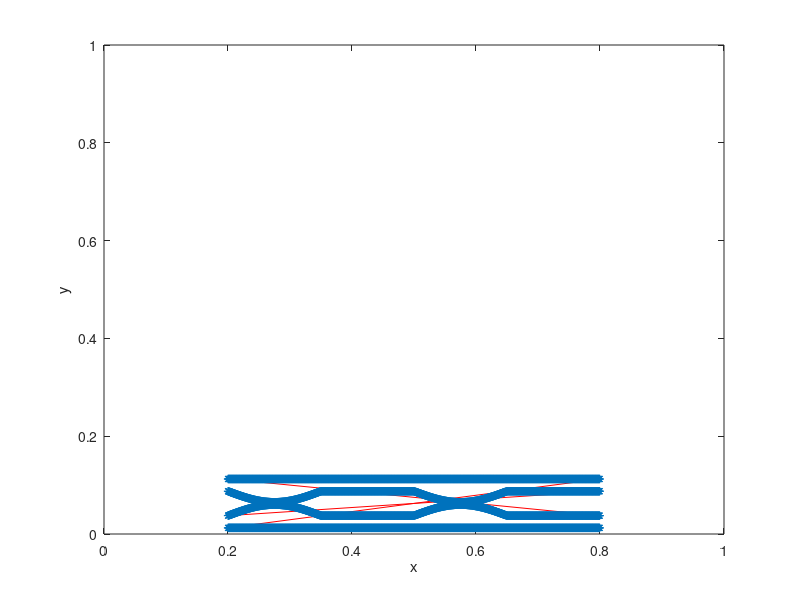

Write MATLAB code to recreate this figure.
%-------------------------------------------------------------------------------------------------------------------%
%
% IB2d is an Immersed Boundary Code (IB) for solving fully coupled non-linear 
% 	fluid-structure interaction models. This version of the code is based off of
%	Peskin's Immersed Boundary Method Paper in Acta Numerica, 2002.
%
% Author: Nicholas A. Battista
% Email:  nickabattista@gmail.com
% Date Created: September 9th, 2016
% Institution: UNC-CH
%
% This code is capable of creating Lagrangian Structures using:
% 	1. Springs
% 	2. Beams (torsional springs, non-invariant beams)
% 	3. Target Points
%	4. Muscle-Model (combined Force-Length-Velocity model, "HIll+(Length-Tension)")
%
% One is able to update those Lagrangian Structure parameters, e.g., spring constants, resting lengths, etc
% 
% There are a number of built in Examples, mostly used for teaching purposes. 
% 
% If you would like us to add a specific muscle model, please let Nick (nickabattista@gmail.com) know.
%
%--------------------------------------------------------------------------------------------------------------------%

%%%%%%%%%%%%%%%%%%%%%%%%%%%%%%%%%%%%%%%%%%%%%%%%%%%%%%%%%%%%%%%%%%%%%%%%%%%%%%%%%%%%%%
%
% FUNCTION: creates the geometry and prints associated input files
%
%%%%%%%%%%%%%%%%%%%%%%%%%%%%%%%%%%%%%%%%%%%%%%%%%%%%%%%%%%%%%%%%%%%%%%%%%%%%%%%%%%%%%%

function Make_Your_Geometry_and_Input_Files()

%
% Grid Parameters (MAKE SURE MATCHES IN input2d !!!)
%
Nx =  1024;      % # of Eulerian Grid Pts. in x-Direction (MUST BE EVEN!!!)
Lx = 1.0;        % Length of Eulerian Grid in x-Direction
dx = Lx/Nx;      % Grid spatial resolution

Ny = 128;        % # of Eulerian Grid Pts. in y-Direction (MUST BE EVEN!!!)
Ly = 0.125;      % Length of Eulerian Grid in y-Direction

%
% Immersed Structure Geometric / Dynamic Parameters %
%
ds = 0.5*dx;                % Lagrangian Pt. Spacing (2x resolution of Eulerian grid)
struct_name = 'sea_spider'; % Name for .vertex, .spring, etc files. (must match what's in 'input2d')
legD = 0.1;                 % leg diameter
gutD = 0.5*0.1;             % gut diameter

% Call function to construct geometry
[xLag,yLag,Ninfo] = give_Me_Immsersed_Boundary_Geometry(ds,Nx,Lx,legD,gutD);

% Call function to construct initial background concentration
[Concentration,~] = give_Me_Initial_Concentration(Lx,Ly,Nx,Ny,dx,legD,gutD);


% Plot Geometry to test
plot(xLag,yLag,'r-'); hold on;
plot(xLag,yLag,'*'); hold on;
xlabel('x'); ylabel('y');
axis([0 Lx 0 Lx]);

% Prints USEFUL INFO FOR UPDATE_SPRINGS to screen:
fprintf('\n\n USEFUL FOR UPDATE_SPRINGS: \n');
fprintf(' gutD: %d  (gut diameter)\n',gutD);
fprintf(' Ninfo(1): %d  (# of pts on top of gut)\n',Ninfo(1));
fprintf(' Ninfo(2): %d  (# of pts in gut)\n',Ninfo(2));
fprintf(' Ninfo(3): %d  (# of pts before bottom of gut)\n\n\n',Ninfo(3));

% Prints .vertex file!
print_Lagrangian_Vertices(xLag,yLag,struct_name);


% Prints .spring file!
k_Spring_Adj = 2e6;                 % Spring stiffness (adjacent lag. pts)
k_Spring_Across = 2.5e2;                % Spring stiffness (across)
ds_Adj = ds;                          % Spring resting length (adjacent)
ds_Across = legD;                     % Spring resting length (across)
print_Lagrangian_Springs(xLag,yLag,k_Spring_Adj,k_Spring_Across,ds_Adj,ds_Across,struct_name,Ninfo)


% Prints .beam file!
k_Beam = 1e7;               % Beam Stiffness (does not need to be equal for all beams)
C = 0;                      % "Curvature" of initial configuration
print_Lagrangian_Beams(xLag,yLag,k_Beam,C,struct_name,Ninfo);


% Prints .target file!
k_Target = 2e5;
print_Lagrangian_Target_Pts(xLag,k_Target,struct_name,Ninfo);

% Prints .porous file!
alpha = 1e-1; 
print_Lagrangian_Porosity(xLag,alpha,struct_name,Ninfo)

% Prints .concentration file!
kDiffusion = 1e-6;
print_Concentration_Info(Nx,Ny,Concentration,kDiffusion,struct_name);


%%%%%%%%%%%%%%%%%%%%%%%%%%%%%%%%%%%%%%%%%%%%%%%%%%%%%%%%%%%%%%%%%%%%%%%%
%
% FUNCTION: prints VERTEX points to a file called 'struct_name'.vertex
%
%%%%%%%%%%%%%%%%%%%%%%%%%%%%%%%%%%%%%%%%%%%%%%%%%%%%%%%%%%%%%%%%%%%%%%%%

function print_Lagrangian_Vertices(xLag,yLag,struct_name)

    N = length(xLag); % Total # of Lag. Pts

    vertex_fid = fopen([struct_name '.vertex'], 'w');

    fprintf(vertex_fid, '%d\n', N );

    %Loops over all Lagrangian Pts.
    for s = 1:N
        X_v = xLag(s);
        Y_v = yLag(s);
        fprintf(vertex_fid, '%1.16e %1.16e\n', X_v, Y_v);
    end

    fclose(vertex_fid);

    
%%%%%%%%%%%%%%%%%%%%%%%%%%%%%%%%%%%%%%%%%%%%%%%%%%%%%%%%%%%%%%%%%%%%%%%%
%
% FUNCTION: prints TARGET points to a file called 'struct_name'.target
%
%%%%%%%%%%%%%%%%%%%%%%%%%%%%%%%%%%%%%%%%%%%%%%%%%%%%%%%%%%%%%%%%%%%%%%%%

function print_Lagrangian_Target_Pts(xLag,k_Target,struct_name,Ninfo)

    % Ninfo(2): # of lag. pts. before leg (outer tube) geometry

    N = length(xLag)-Ninfo(2);

    target_fid = fopen([struct_name '.target'], 'w');

    fprintf(target_fid, '%d\n', N );

    % Hold ends of gut in place
    fprintf(target_fid, '%d %1.16e\n', 1, k_Target);
    fprintf(target_fid, '%d %1.16e\n', Ninfo(1), k_Target);
    fprintf(target_fid, '%d %1.16e\n', Ninfo(1)+1, k_Target);    
    fprintf(target_fid, '%d %1.16e\n', Ninfo(2), k_Target);

    
    %Loops over all Lagrangian Pts.
    for s = Ninfo(2)+1:length(xLag)
        fprintf(target_fid, '%d %1.16e\n', s, k_Target);
    end

    fclose(target_fid);   

%%%%%%%%%%%%%%%%%%%%%%%%%%%%%%%%%%%%%%%%%%%%%%%%%%%%%%%%%%%%%%%%%%%%%%%%
%
% FUNCTION: prints POROSITY points to a file called 'struct_name'.porous
%
%%%%%%%%%%%%%%%%%%%%%%%%%%%%%%%%%%%%%%%%%%%%%%%%%%%%%%%%%%%%%%%%%%%%%%%%

function print_Lagrangian_Porosity(xLag,alpha,struct_name,Ninfo)

    % Ninfo(2): # of lag. pts. before leg (outer tube) geometry

    N = length(xLag)-Ninfo(2);
    
    porous_fid = fopen([struct_name '.porous'], 'w');

    fprintf(porous_fid, '%d\n', N );

    %Loops over all Lagrangian Pts.
    for s = Ninfo(2)+1:length(xLag)
        if s == Ninfo(2)+1
            fprintf(porous_fid, '%d %1.16e %1.16e\n', s, alpha,-2);      
        elseif s == Ninfo(2)+2
            fprintf(porous_fid, '%d %1.16e %1.16e\n', s, alpha,-1);
        elseif s== Ninfo(3)-1
            fprintf(porous_fid, '%d %1.16e %1.16e\n', s, alpha,1);
        elseif s==Ninfo(3)
            fprintf(porous_fid, '%d %1.16e %1.16e\n', s, alpha,2);
        elseif s == Ninfo(3)+1
            fprintf(porous_fid, '%d %1.16e %1.16e\n', s, alpha,-2);      
        elseif s == Ninfo(3)+2
            fprintf(porous_fid, '%d %1.16e %1.16e\n', s, alpha,-1);
        elseif s== length(xLag)-1
            fprintf(porous_fid, '%d %1.16e %1.16e\n', s, alpha,1);
        elseif s== length(xLag)
            fprintf(porous_fid, '%d %1.16e %1.16e\n', s, alpha,2);
        else
            fprintf(porous_fid, '%d %1.16e %1.16e\n', s, alpha,0);
        end
    end

    fclose(porous_fid); 

%%%%%%%%%%%%%%%%%%%%%%%%%%%%%%%%%%%%%%%%%%%%%%%%%%%%%%%%%%%%%%%%%%%%%%%%
%
% FUNCTION: prints CONCENTRATION INFO to file called
%           'struct_name'.concentration
%
%%%%%%%%%%%%%%%%%%%%%%%%%%%%%%%%%%%%%%%%%%%%%%%%%%%%%%%%%%%%%%%%%%%%%%%%
    
function print_Concentration_Info(Nx,Ny,C,kDiffusion,struct_name)

    con_fid = fopen([struct_name '.concentration'], 'w');

    fprintf(con_fid, '%d\n', kDiffusion );

    for i=1:Ny
        for j=1:Nx
            fprintf(con_fid, '%1.16e ', C(i,j) );
        end
        fprintf(con_fid,'\n');
    end    
        
    
%%%%%%%%%%%%%%%%%%%%%%%%%%%%%%%%%%%%%%%%%%%%%%%%%%%%%%%%%%%%%%%%%%%%%%%%
%
% FUNCTION: prints SPRING points to a file called 'struct_name'.spring
%
%%%%%%%%%%%%%%%%%%%%%%%%%%%%%%%%%%%%%%%%%%%%%%%%%%%%%%%%%%%%%%%%%%%%%%%%

function print_Lagrangian_Springs(xLag,yLag,k_Spring_Adj,k_Spring_Across,ds_Adj,ds_Across,struct_name,Ninfo)

    N = Ninfo(2)-2 + Ninfo(1); % adjacent and then across

    spring_fid = fopen([struct_name '.spring'], 'w');

    fprintf(spring_fid, '%d\n', N );    % Print # of springs 

    %SPRINGS ACROSS GUT
    for s = 1:Ninfo(1)
        sTOP = s;
        sBOT = s+Ninfo(1);
        ds_Across = sqrt( (xLag(sTOP)-xLag(sBOT))^2 + (yLag(sTOP)-yLag(sBOT))^2 );
        fprintf(spring_fid, '%d %d %1.16e %1.16e\n', sTOP, sBOT, k_Spring_Across, ds_Across);  
    end
    
    
    %SPRINGS ADJACENT VERTICES (top)
    for s = 1:Ninfo(1)-1
        fprintf(spring_fid, '%d %d %1.16e %1.16e\n', s, s+1, k_Spring_Adj, ds_Adj);  
    end
    
    %SPRINGS ADJACENT VERTICES (bot)
    for s = Ninfo(1)+1:Ninfo(2)-1
        fprintf(spring_fid, '%d %d %1.16e %1.16e\n', s, s+1, k_Spring_Adj, ds_Adj);  
    end
    

    fclose(spring_fid);      

    
    
%%%%%%%%%%%%%%%%%%%%%%%%%%%%%%%%%%%%%%%%%%%%%%%%%%%%%%%%%%%%%%%%%%%%%%%%%%%%%%%%%%%%%
%
% FUNCTION: prints BEAM (Torsional Spring) points to a file called 'struct_name'.beam
%
%%%%%%%%%%%%%%%%%%%%%%%%%%%%%%%%%%%%%%%%%%%%%%%%%%%%%%%%%%%%%%%%%%%%%%%%%%%%%%%%%%%%%

function print_Lagrangian_Beams(xLag,yLag,k_Beam,C,struct_name,Ninfo)

    % k_Beam: beam stiffness
    % C: beam curvature
    
    N = Ninfo(2)-4; % among adjacent lag points

    beam_fid = fopen([struct_name '.beam'], 'w');

    fprintf(beam_fid, '%d\n', N );

    %spring_force = kappa_spring*ds/(ds^2);

    %BEAMS BETWEEN VERTICES (TOP)
    for s = 2:Ninfo(1)-1
        fprintf(beam_fid, '%d %d %d %1.16e %1.16e\n',s-1, s, s+1, k_Beam, C );  
    end
    
    %BEAMS BETWEEN VERTICES (BOT)
    for s = Ninfo(1)+2:Ninfo(2)-1
        fprintf(beam_fid, '%d %d %d %1.16e %1.16e\n',s-1, s, s+1, k_Beam, C );  
    end
    
   
    fclose(beam_fid); 
    
    
    
%%%%%%%%%%%%%%%%%%%%%%%%%%%%%%%%%%%%%%%%%%%%%%%%%%%%%%%%%%%%%%%%%%%%%%%%
%
% FUNCTION: computes "curvature" of starting configuration
% 
% NOTE: not curvature in the traditional geometric sense, in the 'discrete'
% sense through cross product.
%
% NOTE: assumes a CLOSED structure
%
%%%%%%%%%%%%%%%%%%%%%%%%%%%%%%%%%%%%%%%%%%%%%%%%%%%%%%%%%%%%%%%%%%%%%%%%

function C = compute_Curvatures(xLag,yLag)

N = length(xLag);
C = zeros( N );

%Note: needs to be done same order as you print .beam file!
for i=1:N
   
   % Pts Xp -> Xq -> Xr (same as beam force calc.)
   
   if ( (i > 1) && (i < N) )
   
        Xp = xLag(i-1); Xq = xLag(i); Xr = xLag(i+1);
        Yp = yLag(i-1); Yq = yLag(i); Yr = yLag(i+1);
   
   elseif (i==1)
       
        Xp = xLag(N); Xq = xLag(i); Xr = xLag(i+1);
        Yp = yLag(N); Yq = yLag(i); Yr = yLag(i+1);
       
   elseif (i==N)
       
        Xp = xLag(N-1); Xq = xLag(N); Xr = xLag(1);
        Yp = yLag(N-1); Yq = yLag(N); Yr = yLag(1);
       
   end
       
   C(i) = (Xr-Xq)*(Yq-Yp) - (Yr-Yq)*(Xq-Xp); %Cross product btwn vectors
      
end
    
    
%%%%%%%%%%%%%%%%%%%%%%%%%%%%%%%%%%%%%%%%%%%%%%%%%%%%%%%%%%%%%%%%%%%%%%%%%
%
% FUNCTION: creates the Lagrangian structure geometry
%
%%%%%%%%%%%%%%%%%%%%%%%%%%%%%%%%%%%%%%%%%%%%%%%%%%%%%%%%%%%%%%%%%%%%%%%%%
 
function [xLag,yLag,Ninfo] = give_Me_Immsersed_Boundary_Geometry(ds,Nx,Lx,legD,gutD)
 
% ds:   Lagrangian pt. spacing
% Nx:   Eulerian grid resolution
% legD: leg (tube) diameter
% gutD: gut diameter

% GUT/LEG Useful Points
xTubeHor = 0.2*Lx:ds:0.8*Lx;
yTubeHor = 0.5*(1/8)*Lx*ones(1,length(xTubeHor));

%
% GUT (innter tube) Vertices
%
%yGutTop = yTubeHor+gutD/2;
%yGutTop(1:length(xTubeHor)/4) = -0.45*gutD*sin( pi*(xTubeHor(1:length(xTubeHor)/4) - 0.8)/(0.6/4) ) + yTubeHor(1)+gutD/2;
yGutTop = -0.45*gutD*sin( pi*(xTubeHor - 0.8)/(0.6/4) ) + yTubeHor(1)+gutD/2;
yGutBot =  0.45*gutD*sin( pi*(xTubeHor - 0.8)/(0.6/4) ) + yTubeHor(1)-gutD/2;

for i=1:length(yGutTop)
   
    if yGutTop(i)> yTubeHor(1)+gutD/2
        yGutTop(i) =  yTubeHor(1)+gutD/2;
    end
    
    if yGutBot(i) < yTubeHor(1)-gutD/2
        yGutBot(i) =  yTubeHor(1)-gutD/2;
    end
    
    
    
end

%yGutBot = yTubeHor-gutD/2;
%yGutBot(1:length(xTubeHor)/4) = 0.45*gutD*sin( pi*(xTubeHor(1:length(xTubeHor)/4) - 0.8)/(0.6/4) ) + yTubeHor(1)-gutD/2;

xGut = [xTubeHor xTubeHor];
yGut = [yGutTop yGutBot];

%
% LEG (outer tube) Vertices
%
yLegTop = yTubeHor+legD/2;
yLegBot = yTubeHor-legD/2;

yTubeLeft = 0.5*(1/8)-legD/2+ds:ds:0.5*(1/8)+legD/2-ds;
xTubeLeft = 0.2*Lx*ones(1,length(yTubeLeft));

% INCLUDING FOOT (left side)
%xLeg = [xTubeHor xTubeHor xTubeLeft];
%yLeg = [yLegTop  yLegBot  yTubeLeft];

% NOT INCLUDING FOOT (left side)
xLeg = [xTubeHor xTubeHor];
yLeg = [yLegTop  yLegBot ];

%
% Combine Geometries
% 
xLag = [xGut xLeg];
yLag = [yGut yLeg];

%
% Number of points info
%
Ninfo(1) = length(xGut)/2; % # pts along top of gut
Ninfo(2) = length(xGut);   % # pts before start of leg
Ninfo(3) = length(xGut)+length(xLeg)/2; % # of points before bottom of leg
% TESTING (i.e., PLOT IT, yo!)
%plot(xGut,yGut,'r*'); hold on
%plot(xLeg,yLeg,'b*'); hold on;
%axis([0 Lx 0 0.125*Lx]);
%pause();

%%%%%%%%%%%%%%%%%%%%%%%%%%%%%%%%%%%%%%%%%%%%%%%%%%%%%%%%%%%%%%%%%%%
%
% FUNCTION: gives initial concentration gradient inside channel
%
%%%%%%%%%%%%%%%%%%%%%%%%%%%%%%%%%%%%%%%%%%%%%%%%%%%%%%%%%%%%%%%%%%%

function [C,inds] = give_Me_Initial_Concentration(Lx,Ly,Nx,Ny,dx,legD,gutD)

%WHERE OUTER TUBE LIES
%xMin = 0.15; xMax = 0.45;
%yMin = 0.85; yMax = 1.15;

xMin = 0.4; xMax = 0.6;

yMid = Ly/2;
yMax = yMid + 1.05*gutD/2;
yMin = yMid - 1.05*gutD/2;

x = 0:dx:Lx;
y = 0:dx:Ly;

% FOR BOUSSINESQ
%inds = give_Me_Indices_To_Apply_Force(x,y,xMin,xMax,yMin,yMax);
inds = 0;

% initialize
C = zeros(Ny,Nx);

% put in higher concentration
for i=1:length(y)
    for j=1:length(x)
        yVal = y(i);
        xVal = x(j);
        
        if ( ( xVal >= xMin ) && ( xVal <= xMax) )
           if ( ( yVal >= yMax ) || ( yVal <= yMin) )
                C(i,j) = 1;
           end
        end
        
    end
end
